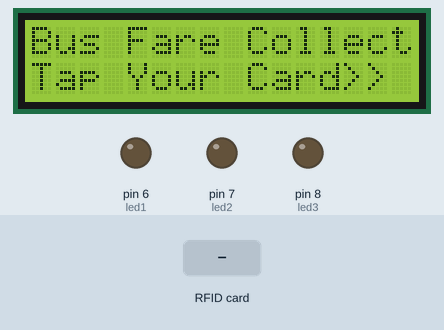
Recording of a sketch running on a simulated Arduino Mega 2560, built with avr-gcc and run on an emulated ATmega2560. Parts: 16×2 character LCD, output pins drawn as LEDs (lit = HIGH). The test bench sets the inputs (shaded band). Pins used as bus, display or sensor lines are not drawn; what the sketch prints to the serial monitor is not drawn.

Above: at 1.3 s.
1.4 s: RFID card D7 E4 8C 19 held to the reader
At 2.4 s:
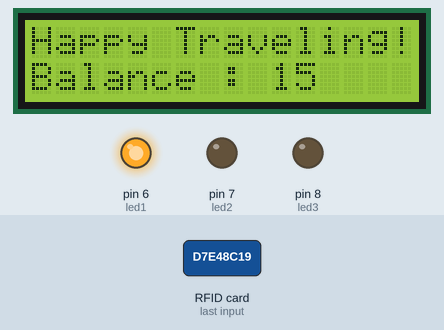
4.4 s: RFID card E7 C4 9F 7A held to the reader
At 5.8 s:
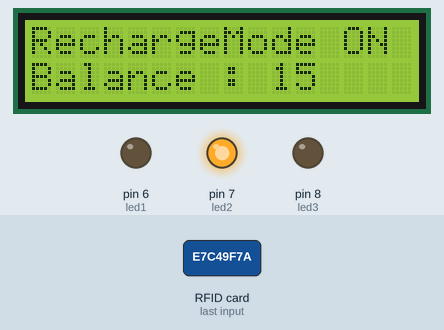
7.4 s: RFID card 5E 7A 19 C4 held to the reader
At 8.2 s:
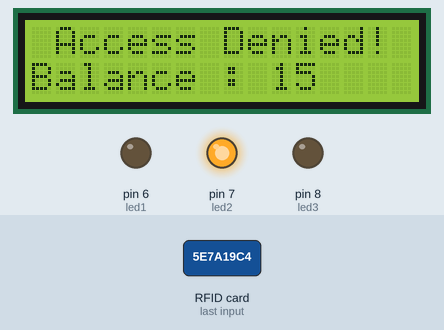
10.4 s: RFID card D7 E4 8C 19 held to the reader
At 11.3 s:
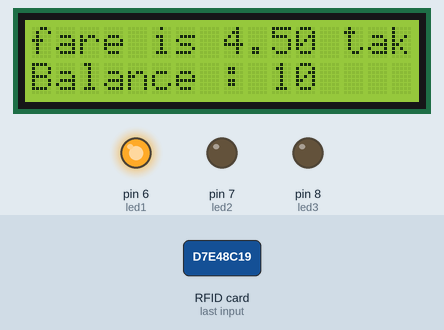
13.4 s: RFID card E7 C4 9F 7A held to the reader
At 13.9 s:
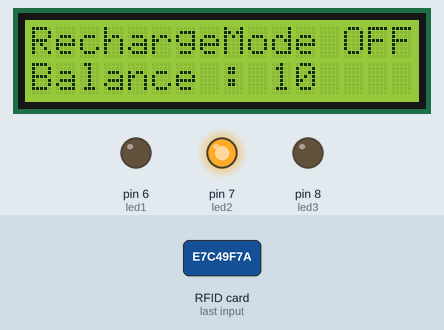
Timing chart, 0 to 17.0 s (numbered marks = the images above; inputs shaded):
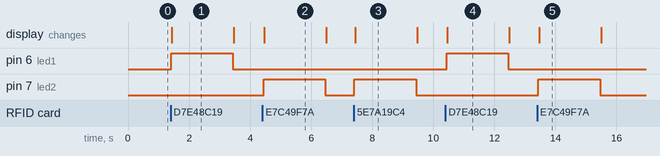

The sketch:

main.ino
```cpp
#include <SPI.h>
#include <MFRC522.h>
#include <LiquidCrystal_I2C.h>
LiquidCrystal_I2C lcd(0x27, 16, 2);
//we used arduino mega
 int led1=6; //select port
 int led2=7;
 int led3=8;

#define RST_PIN 5
#define SS_PIN 53

byte readCard[4];
String MasterTag = "D7E48C19";  // REPLACE this Tag ID with your Tag ID!!!
String RechargeTag = "E7C49F7A";  // REPLACE this Tag ID with your Tag ID!!!

int MasterTagAmount = 15;

String tagID = "";
boolean secondTap=false;
boolean RechargeSecondTap=false;
boolean MasterTagRechargeable=false;

unsigned long timeBegin;
unsigned long timeEnd;
unsigned long duration;
double durationSce;
double fare;

// Create instances
MFRC522 mfrc522(SS_PIN, RST_PIN);

void setup()
{
  lcd.begin();
  lcd.backlight();
  SPI.begin(); // SPI bus
  mfrc522.PCD_Init(); // MFRC522
   pinMode(led1,OUTPUT);
   pinMode(led2,OUTPUT);
   pinMode(led3,OUTPUT);
  lcd.clear();
  lcd.print("Bus Fare Collect");
  lcd.setCursor(0, 1);
  lcd.print("Tap Your Card>>");
}

void loop()
{
    Serial.begin(9600);
  //Wait until new tag is available
  while (getID())
  {
    lcd.clear();
    lcd.setCursor(0, 0);

    if(tagID == RechargeTag){
      if(RechargeSecondTap==false)  {
        RechargeSecondTap=true;
        lcd.print("RechargeMode ON");
        MasterTagRechargeable = true;
        digitalWrite(led1,LOW);
        digitalWrite(led2,LOW);
        digitalWrite(led3,HIGH);
      }
      else{
        RechargeSecondTap=false;
        lcd.print("RechargeMode OFF");
        MasterTagRechargeable = false;
        digitalWrite(led1,LOW);
        digitalWrite(led2,LOW);
        digitalWrite(led3,HIGH);
      }
    }

    if (tagID == MasterTag)
    {
      if(secondTap==false)  {
        if(MasterTagRechargeable == true){
          lcd.print("Recharge success");
          MasterTagAmount += 40;
          MasterTagRechargeable = false;
          digitalWrite(led1,HIGH);
          digitalWrite(led2,LOW);
          digitalWrite(led3,LOW);
        }
        else if(MasterTagAmount>=10){
          secondTap=true;
          lcd.print("Happy Traveling!");
          timeBegin = micros();
          digitalWrite(led1,HIGH);
          digitalWrite(led2,LOW);
          digitalWrite(led3,LOW);
        }
        else{
          secondTap=false;
          lcd.print("Balance Low");
          digitalWrite(led2,HIGH);
          digitalWrite(led1,LOW);
          digitalWrite(led3,LOW);
        }

      }
      else{
        secondTap=false;
        timeEnd = micros();
        duration = timeEnd - timeBegin;
        durationSce = (double)duration/1000000.0;
        Serial.print("duration: ");
        Serial.println(durationSce);
        fare = durationSce*0.5;
        MasterTagAmount = MasterTagAmount - fare;
        lcd.print("fare is ");
        lcd.print(fare);
        lcd.print(" taka!");
        digitalWrite(led1,HIGH);
        digitalWrite(led2,LOW);
        digitalWrite(led3,LOW);
      }
      // You can write any code here like opening doors, switching on a relay, lighting up an LED, or anything else you can think of.
    }

    else
    {
       digitalWrite(led2,HIGH);
       digitalWrite(led1,LOW);
       digitalWrite(led3,LOW);
       lcd.print(" Access Denied!");

    }

      lcd.setCursor(0, 1);
      lcd.print("Balance : ");
      lcd.print(MasterTagAmount);

    delay(2000);
     digitalWrite(led2,LOW);
     digitalWrite(led1,LOW);
     digitalWrite(led3,LOW);
    lcd.clear();
    lcd.print("Bus Fare Collect");
    lcd.setCursor(0, 1);
    lcd.print("Tap Your Card>>");
  }
}

//Read new tag if available
boolean getID()
{
  // Getting ready for Reading PICCs
  if ( ! mfrc522.PICC_IsNewCardPresent()) { //If a new PICC placed to RFID reader continue
  return false;
  }
  if ( ! mfrc522.PICC_ReadCardSerial()) { //Since a PICC placed get Serial and continue
  return false;
  }
  tagID = "";
  for ( uint8_t i = 0; i < 4; i++) { // The MIFARE PICCs that we use have 4 byte UID
  //readCard[i] = mfrc522.uid.uidByte[i];
  tagID.concat(String(mfrc522.uid.uidByte[i], HEX)); // Adds the 4 bytes in a single String variable
  }
  tagID.toUpperCase();
  mfrc522.PICC_HaltA(); // Stop reading
  return true;
}
```

Measured:
- after the input at 1.4 s, pin 6 (led1): LOW → HIGH at once, → LOW 2.0 s later; the display: changes at once (image 1)
- after the input at 4.4 s, pin 7 (led2): LOW → HIGH at once, → LOW 2.0 s later; the display: changes after 0.07 s (image 2)
- after the input at 7.4 s, pin 7 (led2): LOW → HIGH at once, → LOW 2.0 s later; the display: changes at once (image 3)
- after the input at 10.4 s, pin 6 (led1): LOW → HIGH after 0.05 s, → LOW 2.0 s later; the display: changes after 0.06 s (image 4)
- after the input at 13.4 s, pin 7 (led2): LOW → HIGH at once, → LOW 2.0 s later; the display: changes after 0.07 s (image 5)
- what the display in image 1 shows lasts 2.1 s, from 1.4 s to 3.5 s
